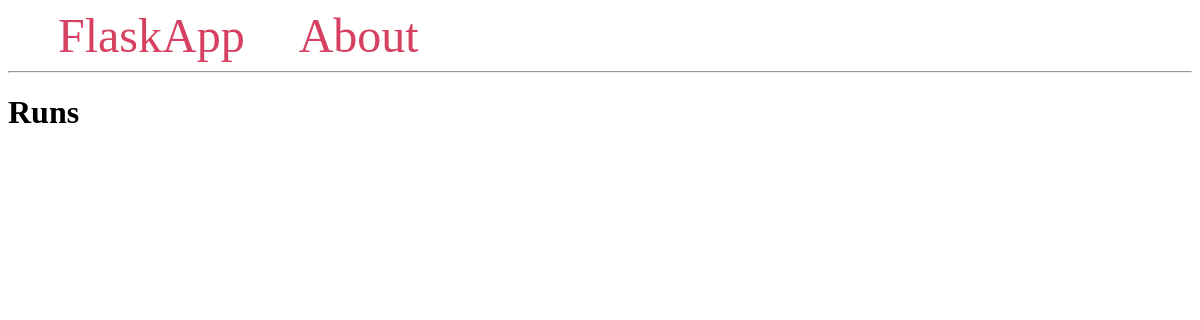
The page /getRuns on the database as committed earlier.
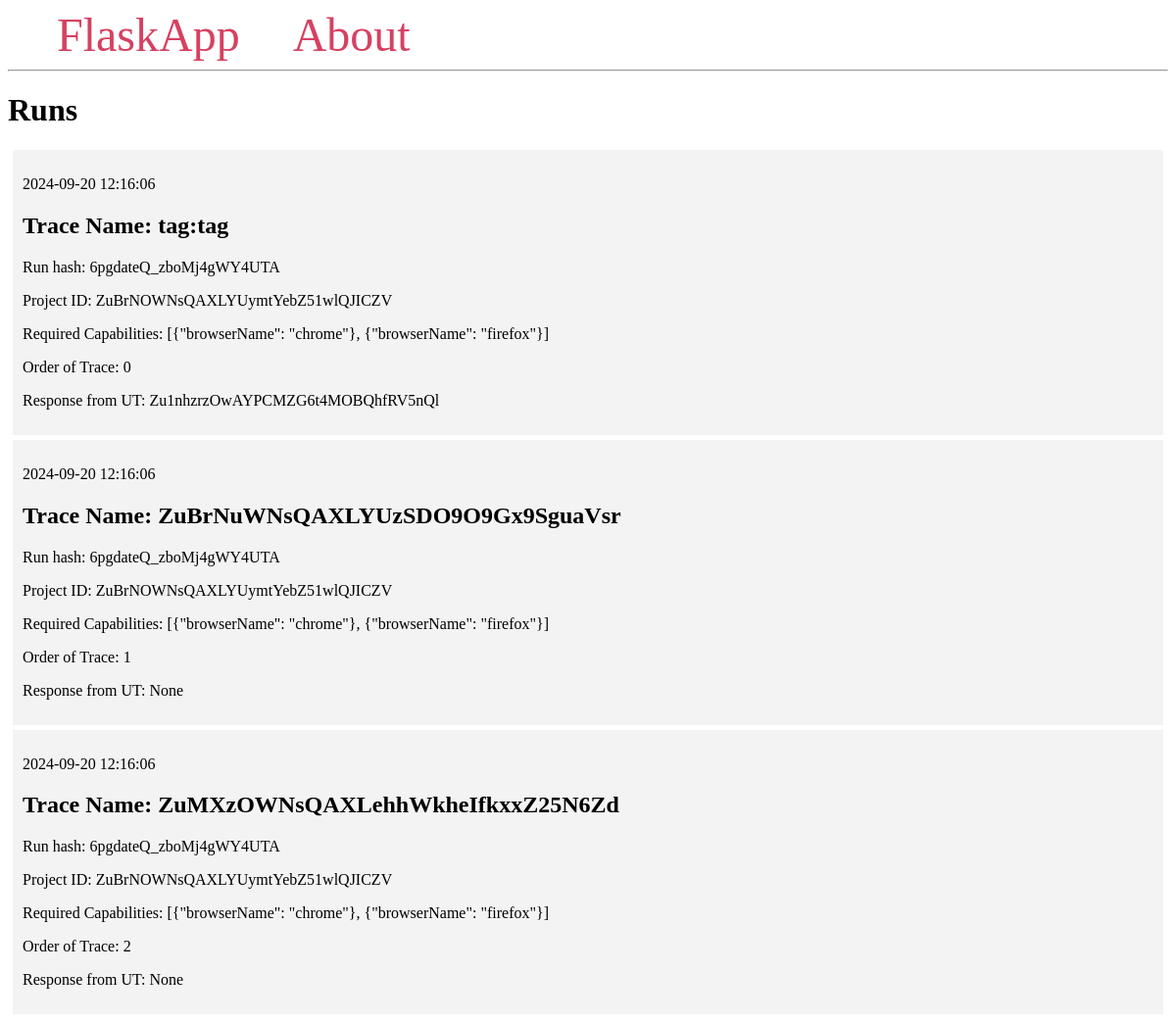
The same page on the database as committed later.
### tables this page shows
CREATE TABLE runs (
    id INTEGER PRIMARY KEY AUTOINCREMENT,
    created TIMESTAMP NOT NULL DEFAULT CURRENT_TIMESTAMP,
    trace TEXT NOT NULL,
    runOrder INTEGER NOT NULL,
    run_hash TEXT NOT NULL,
    client_hash TEXT NOT NULL,
    usetrace_api_response TEXT,
    projectID TEXT NOT NULL,
    requiredCapabilities TEXT NOT NULL
);

### app.py (the view)
@app.route('/getRuns')
def runIndex():
    conn = get_db_connection()
    runs = conn.execute('SELECT * FROM runs').fetchall()
    conn.close()
    return render_template('runsIndex.html', runs=runs)

### app.py (called while the page is built)
def get_db_connection():
    conn = sqlite3.connect('database.db')
    conn.row_factory = sqlite3.Row
    return conn

### templates/runsIndex.html
{% extends 'base.html' %}
{% block content %}
    <h1>{% block title %} Runs {% endblock %}</h1>
    {% for run in runs %}
        <div class='post'>
            <p>{{ run['created'] }}</p>
            <h2>Trace Name: {{ run['trace'] }}</h2>
            <p>Run hash: {{ run['run_hash'] }}</p>
            <p>Project ID: {{ run['projectID'] }}</p>
            <p>Required Capabilities: {{ run['requiredCapabilities'] }}</p>
            <p>Order of Trace: {{ run['runOrder'] }}</p>
            <p>Response from UT: {{ run['usetrace_api_response'] }}</p>
        </div>
    {% endfor %}
{% endblock %}

### templates/base.html (shortened to what this page needs)
<!DOCTYPE html>
<html lang="en">
<head>
</head>
<body>
    <nav>
        <a href="{{ url_for('index') }}">FlaskApp</a>
        <a href="#">About</a>
    </nav>
    <hr>
    <div class="content">
        {% block content %} {% endblock %}
    </div>
</body>
</html>

### templates/base.html (style rules this page uses)
.post { padding: 10px; margin: 5px; background-color: #f3f3f3 }
nav a { color: #d64161; font-size: 3em; margin-left: 50px; text-decoration: none; }

Rows that differ between the two databases and show on the page:
added runs: created "2024-09-20 12:16:06", trace "tag:tag", run_hash "6pgdateQ_zboMj4gWY4UTA", projectID "ZuBrNOWNsQAXLYUymtYebZ51wlQJICZV", requiredCapabilities "[{\"browserName\": \"chrome\"}, {\"browserName\": \"firefox\"}]", runOrder "0", usetrace_api_response "Zu1nhzrzOwAYPCMZG6t4MOBQhfRV5nQl"
added runs: created "2024-09-20 12:16:06", trace "ZuBrNuWNsQAXLYUzSDO9O9Gx9SguaVsr", run_hash "6pgdateQ_zboMj4gWY4UTA", projectID "ZuBrNOWNsQAXLYUymtYebZ51wlQJICZV", requiredCapabilities "[{\"browserName\": \"chrome\"}, {\"browserName\": \"firefox\"}]", runOrder "1", usetrace_api_response "None"
added runs: created "2024-09-20 12:16:06", trace "ZuMXzOWNsQAXLehhWkheIfkxxZ25N6Zd", run_hash "6pgdateQ_zboMj4gWY4UTA", projectID "ZuBrNOWNsQAXLYUymtYebZ51wlQJICZV", requiredCapabilities "[{\"browserName\": \"chrome\"}, {\"browserName\": \"firefox\"}]", runOrder "2", usetrace_api_response "None"
